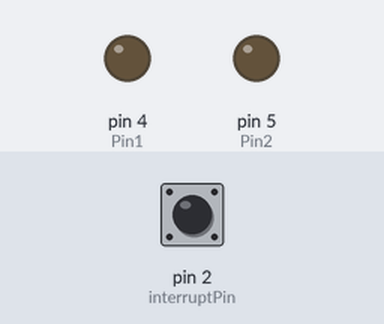
The sketch below on a simulated Arduino Uno, built with avr-gcc and run on an emulated ATmega328P. On the bench: output pins drawn as LEDs (lit = HIGH). Dashed ring = blinking. The inputs (shaded band) are chosen by the test bench; at power-on: pin 2 (interruptPin) HIGH.

Above: at 1.2 s.
1.3 s: pin 2 (interruptPin) pulled LOW for 1 s
At 1.52 s:
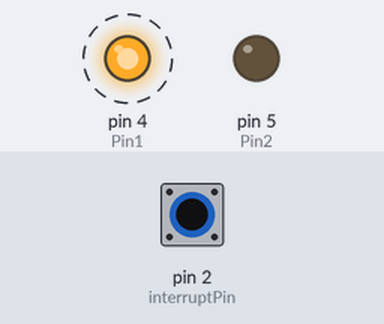
3.8 s: pin 2 (interruptPin) pulled LOW for 3.2 s
At 7.8 s:
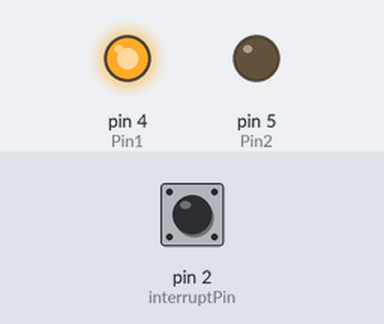
Timing chart, 0 to 9.3 s (numbered marks = the images above; inputs shaded):
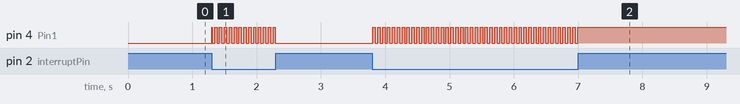

The sketch:

Landercode.ino
```cpp
long debouncing_time = 25; //Debouncing Time in Milliseconds
volatile unsigned long last_micros;

//const byte ledPin = 13;

const byte Pin1=4;
const byte Pin2=5;
const byte interruptPin = 2;

volatile byte state = LOW;

void setup()
{
  //pinMode(ledPin, OUTPUT);
  pinMode(Pin1, OUTPUT);
  pinMode(Pin2, OUTPUT);
  pinMode(interruptPin, INPUT_PULLUP);

  attachInterrupt(digitalPinToInterrupt(interruptPin),debounceInterrupt, LOW);

  //attachInterrupt(0, debounceInterrupt, RISING);
}

void loop()
{

}

void debounceInterrupt()
{
  if((long)(micros() - last_micros) >= debouncing_time * 1000)
  {
    Interrupt();
    last_micros = micros();
  }
}

void Interrupt()
{
  //Do Something
  state = !state;
  //digitalWrite(ledPin, state);
  digitalWrite(Pin1, state);
  delay(1500);
  digitalWrite(Pin1, !state);
  delay(1000);


}
```

Measured:
- after the input at 1.3 s, pin 4 (Pin1): alternates HIGH for 0.04 s and LOW for 0.04 s, 28 changes in all, then stays LOW, starting at once
- after the input at 3.8 s, pin 4 (Pin1): alternates HIGH for 0.04 s and LOW for 0.04 s, 85 changes in all, then stays HIGH, starting at once
